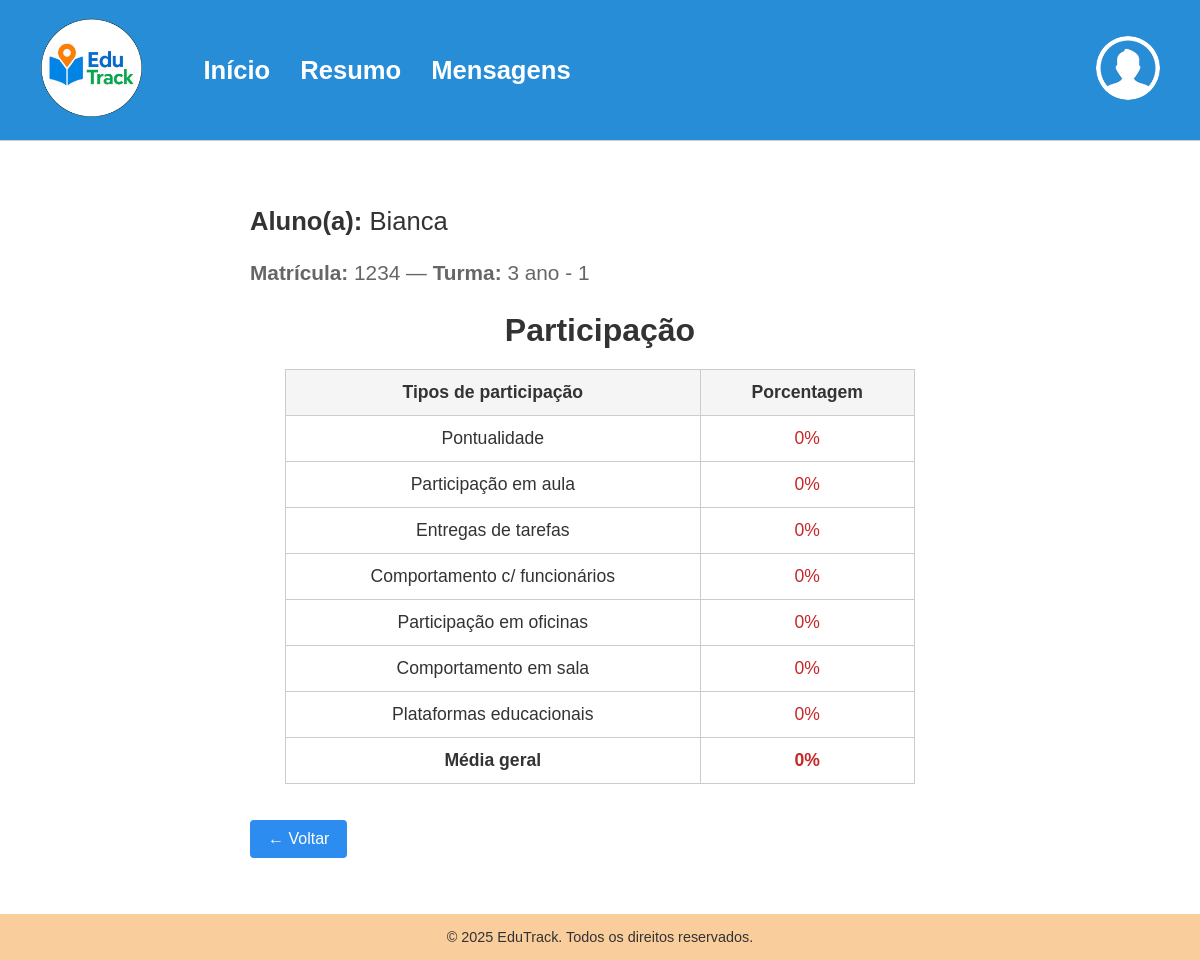
Page /participacao/1/ on the committed database.
### edutrack/models.py (models this page shows, shortened)
class Aluno(models.Model):
    user = models.OneToOneField(User, on_delete=models.CASCADE, null=True, blank=True)
    nome = models.CharField('Nome', max_length=100)
    matricula = models.CharField('Matrícula', max_length=20, unique=True)
    turma = models.ForeignKey('Turma', on_delete=models.SET_NULL, null=True, blank=True, verbose_name="Turma")
    pontualidade = models.PositiveIntegerField('Pontualidade (%)', default=0)
    participacao_aula = models.PositiveIntegerField('Participação em aula (%)', default=0)
    entregas_tarefas = models.PositiveIntegerField('Entregas de tarefas (%)', default=0)
    comportamento_funcionarios = models.PositiveIntegerField('Comportamento com funcionários (%)', default=0)
    participacao_oficinas = models.PositiveIntegerField('Participação em oficinas (%)', default=0)
    comportamento_sala = models.PositiveIntegerField('Comportamento em sala de aula (%)', default=0)
    participacao_plataformas = models.PositiveIntegerField('Participação em plataformas (%)', default=0)

class Turma(models.Model):
    serie = models.CharField(max_length=100, verbose_name="Série")
    numero = models.CharField(max_length=20, verbose_name="Número/Letra")
    def __str__(self):
        return f"{self.serie} - {self.numero}"

### edutrack/views.py (the view)
# urls.py: path("participacao/<int:pk>/", views.participacao, name="participacao"),
def participacao(request, pk):
    aluno = get_object_or_404(Aluno, pk=pk)
    dados = [
        ('Pontualidade', aluno.pontualidade),
        ('Participação em aula', aluno.participacao_aula),
        ('Entregas de tarefas', aluno.entregas_tarefas),
        ('Comportamento c/ funcionários', aluno.comportamento_funcionarios),
        ('Participação em oficinas', aluno.participacao_oficinas),
        ('Comportamento em sala', aluno.comportamento_sala),
        ('Plataformas educacionais', aluno.participacao_plataformas),
    ]
    media = sum(p for _, p in dados) // len(dados) if dados else 0
    return render(request, 'participacao.html', {'aluno': aluno, 'dados': dados, 'media': media})

### edutrack/context_processors.py (called while the page is built, shortened)
def menu_context(request):
    if not request.user.is_authenticated:
        return {}

### edutrack_projeto/templates/participacao.html (shortened to what this page needs)
{% load static %}
<!DOCTYPE html>
<html lang="pt-BR">
<head>
  <link rel="stylesheet" href="{% static 'participacao.css' %}">
</head>
<body>
  <header class="site-header">
    <a href="{% url 'aluno_lista' %}" class="logo">
      <img src="{% static 'imgs/logo.png' %}" alt="EduTrack Logo">
    </a>
    <nav class="main-nav">
      <ul>
        <li><a href="{% url 'aluno_lista' %}">Início</a></li>
        <li><a href="#">Resumo</a></li>
        <li><a href="#">Mensagens</a></li>
      </ul>
    </nav>
    <div class="header-right">
      <a href="#" class="profile-icon">
        <img src="{% static 'imgs/user-icon.png' %}" alt="Usuário">
      </a>
    </div>
  </header>
  <main>
    <div class="content-wrapper">
      <section class="student-info">
        <p class="student-name"><strong>Aluno(a):</strong> {{ aluno.nome }}</p>
        <p class="reference">
          <strong>Matrícula:</strong> {{ aluno.matricula }} —
          <strong>Turma:</strong> {{ aluno.turma }}
        </p>
      </section>
      <section class="participation">
        <h1>Participação</h1>
        <table>
          <thead>
            <tr>
              <th>Tipos de participação</th>
              <th>Porcentagem</th>
            </tr>
          </thead>
          <tbody>
            {% for label, pct in dados %}
            <tr>
              <td>{{ label }}</td>
              {% if pct < 50 %}
                <td class="red">{{ pct }}%</td>
              {% elif pct < 75 %}
                <td class="yellow">{{ pct }}%</td>
              {% else %}
                <td class="green">{{ pct }}%</td>
              {% endif %}
            </tr>
            {% endfor %}
          </tbody>
          <tfoot>
            <tr>
              <th>Média geral</th>
              {% if media < 50 %}
                <td class="red"><strong>{{ media }}%</strong></td>
              {% elif media < 75 %}
                <td class="yellow"><strong>{{ media }}%</strong></td>
              {% else %}
                <td class="green"><strong>{{ media }}%</strong></td>
              {% endif %}
            </tr>
          </tfoot>
        </table>
        <p><a href="{% url 'aluno_lista' %}" class="btn">← Voltar</a></p>
      </section>
    </div>
  </main>
  <footer class="site-footer">
    © 2025 EduTrack. Todos os direitos reservados.
  </footer>
</body>
</html>

### edutrack_projeto/static/participacao.css (style rules this page uses)
html, body { height: 100%; margin: 0; }
body { display: flex; flex-direction: column; font-family: Arial, sans-serif; background-color: #fff; color: #333; }
.site-header { display: flex; align-items: center; justify-content: flex-start; background-color: #268dd6; padding: 20px 40px; height: 100px; border-bottom: 1px solid #ccc; }
.logo img { height: 100px; }
.main-nav { margin-left: 20px; }
.main-nav ul { display: flex; list-style: none; gap: 30px; }
.main-nav a { color: #fff; text-decoration: none; font-weight: 600; font-size: 1.6rem; line-height: 60px; }
.header-right { margin-left: auto; }
.header-right img { width: 64px; height: 64px; border-radius: 50%; }
main { flex: 1; }
.content-wrapper { max-width: 700px; margin: 20px auto; background: #fff; padding: 20px; border-radius: 8px; }
.student-info { font-size: 1.6rem; margin-bottom: 20px; }
.student-info .reference { font-size: 1.3rem; color: #666; }
.participation h1 { text-align: center; margin-bottom: 20px; font-size: 2rem; }
table { width: 90%; margin: 0 auto; border-collapse: collapse; font-size: 1.1rem; }
th, td { border: 1px solid #ccc; padding: 12px 15px; text-align: center; }
thead th { background-color: #f5f5f5; }
tfoot th, tfoot td { font-weight: bold; }
th.red, td.red { color: #c62828; }
.btn { display: inline-block; padding: 10px 18px; background: #2d8cf0; color: #fff; text-decoration: none; border-radius: 4px; margin-top: 20px; font-size: 1rem; }
.site-footer { background-color: #FACD9C; text-align: center; padding: 15px 0; font-size: 0.9rem; color: #333; width: 100%; }

### rows in the picture
Aluno: nome "Bianca", matricula "1234", turma "3 ano - 1"

### other values in the picture
{{ label }} "Pontualidade" "Participação em aula" "Entregas de tarefas" "Comportamento c/ funcionários" "Participação em oficinas" "Comportamento em sala" "Plataformas educacionais"
{{ pct }} "0" "0" "0" "0" "0" "0" "0"
{{ media }} "0"
